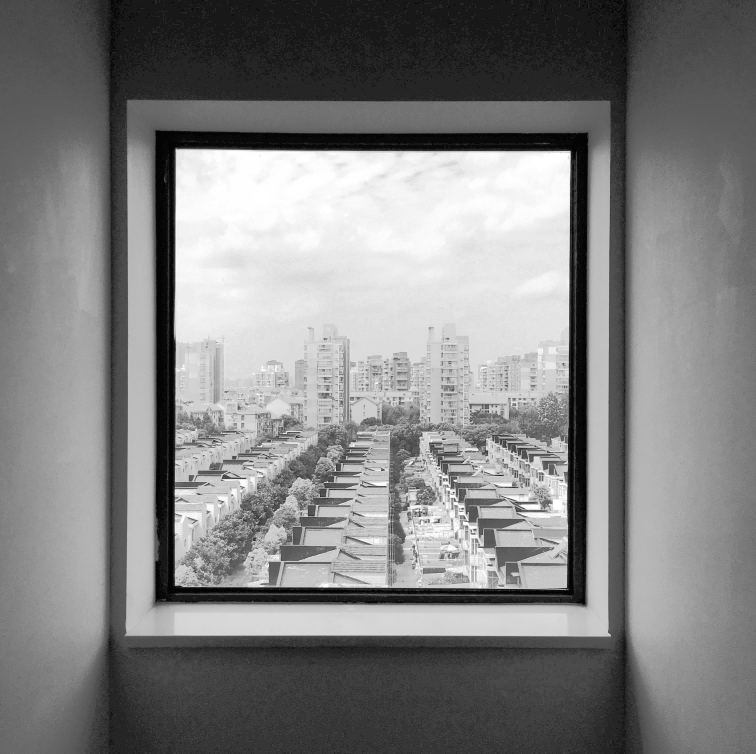
//> input picture 03histogram_equalization_my/results/cpu/equalized.jpg, 3024 x 3014 px (shown at 1/4 size); the run also reads 1 picture not shown here
$ ./compare   (built with g++ and OpenCV 4)
//> lines starting //> are read from the running program, lines starting //| are printed output that depends on the picture; after the words box and inside, x2 and y2 are one past the last pixel; in counts of white or black regions, pixels touching at a corner belong together
#include <opencv2/opencv.hpp>
#include <iostream>
#include <fstream>
#include <sstream>

using namespace cv;
using namespace std;

void displayComparison()
{
    Mat img_cpu = imread("results/cpu/equalized.jpg", IMREAD_GRAYSCALE);
//> img_cpu is the input picture: 3014 rows x 3024 cols, CV_8UC1; min 0, max 255, mean 129.3
    Mat img_gpu = imread("results/gpu/equalized.jpg", IMREAD_GRAYSCALE);

    if (img_cpu.empty() || img_gpu.empty())
    {
        cerr << "Error: Could not load equalized images! Check results/cpu/ and results/gpu/ folders." << endl;
        return;
    }

    int display_size = 512;
    resize(img_cpu, img_cpu, Size(display_size, display_size));
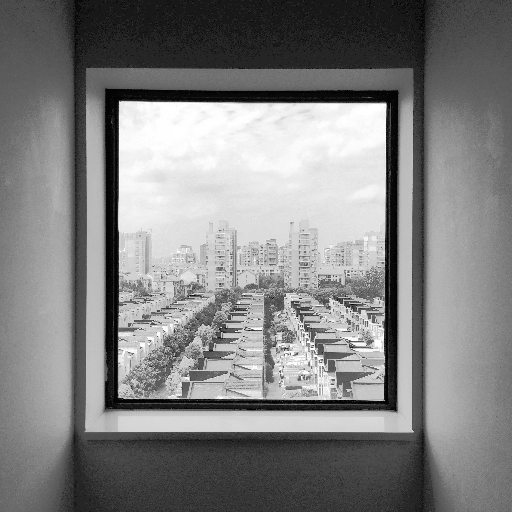
//> img_cpu: 512 rows x 512 cols, CV_8UC1; min 0, max 255, mean 129.1
    resize(img_gpu, img_gpu, Size(display_size, display_size));
//> img_gpu: 512 rows x 512 cols, CV_8UC1

    putText(img_cpu, "CPU Equalized", Point(20, 50), FONT_HERSHEY_SIMPLEX, 1, Scalar(255), 2);
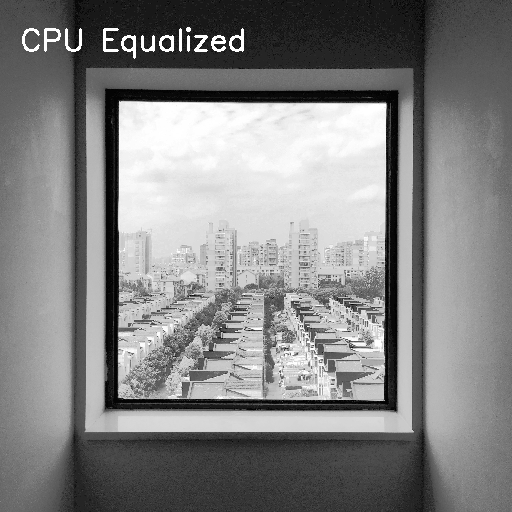
//> img_cpu: 512 rows x 512 cols, CV_8UC1; 0.62% of pixels changed, all inside (x1, y1, x2, y2) = (22, 27, 244, 59)
    putText(img_gpu, "GPU Equalized", Point(20, 50), FONT_HERSHEY_SIMPLEX, 1, Scalar(255), 2);
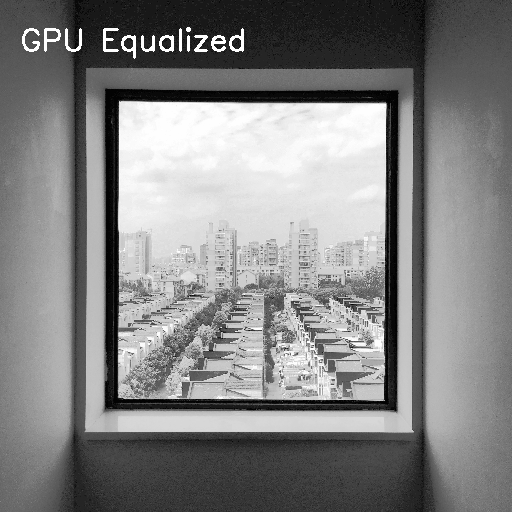
//> img_gpu: 512 rows x 512 cols, CV_8UC1; min 0, max 255, mean 130.1

    Mat final_comparison;
    hconcat(img_cpu, img_gpu, final_comparison);
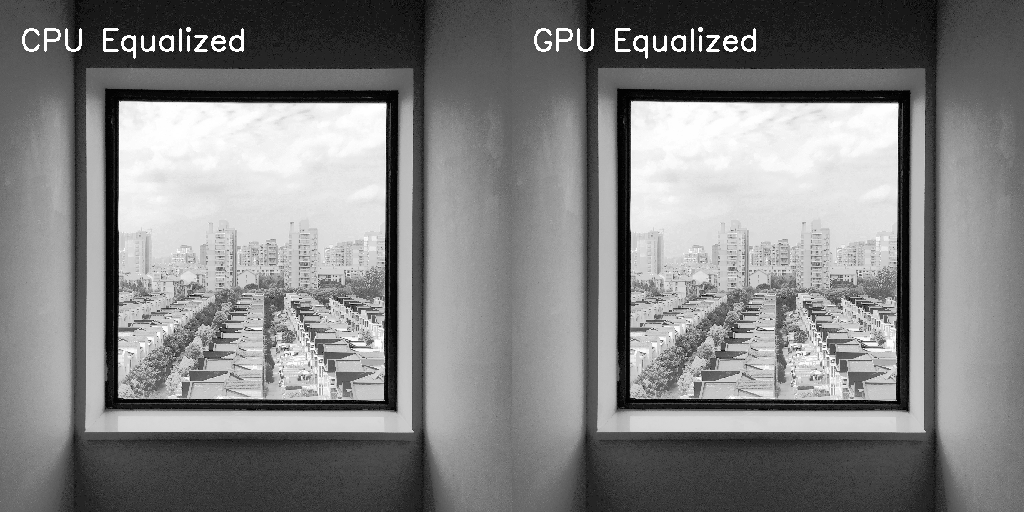
//> final_comparison: 512 rows x 1024 cols, CV_8UC1; min 0, max 255, mean 130.3
    imwrite("results/comparison.jpg", final_comparison);
}

void compareExecutionTime()
{
    ifstream file("results/speedup.txt");
    if (!file)
    {
        cerr << "Error: Could not open execution time file!" << endl;
        return;
    }

    double cpu_time = -1, gpu_time = -1;
    string line, label;

    while (getline(file, line))
    {
        istringstream iss(line);
        string unit;
        double time;

        if (!(iss >> label >> time >> unit))
        {
            continue;
        }

        if (label == "CPU")
            cpu_time = time;
        else if (label == "GPU")
            gpu_time = time;
    }

    file.close();

    cout << "===================================" << endl;
    cout << " CPU Execution Time: " << (cpu_time >= 0 ? to_string(cpu_time) + " ms" : "Not recorded") << endl;
    cout << " GPU Execution Time: " << (gpu_time >= 0 ? to_string(gpu_time) + " ms" : "Not recorded") << endl;

    if (cpu_time >= 0 && gpu_time >= 0)
    {
        double speedup = cpu_time / gpu_time;
        cout << " Speedup Factor: " << speedup << "x" << endl;
    }
    else
    {
        cout << " Speedup Factor: Cannot calculate - missing timing data" << endl;
    }
    cout << "===================================" << endl;
}

int main()
{
    compareExecutionTime();
    displayComparison();
    return 0;
}

/*
# Compilation and Execution Commands for compare.cpp

## Compile
g++ -o compare compare.cpp `pkg-config --cflags --libs opencv4`

## Run
./compare
*/
